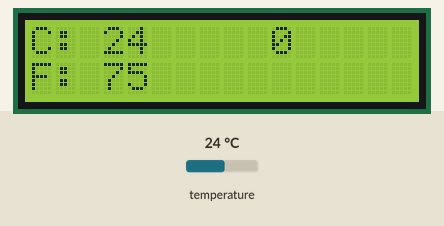
This sketch was run on a simulated Arduino Uno, built with avr-gcc and run on an emulated ATmega328P. Parts: 16×2 character LCD. The inputs (shaded band) are chosen by the test bench; at power-on: temperature 24 °C. What the sketch prints to the serial monitor is not drawn.

Above: at 1.2 s.
1.3 s: temperature set to 12 °C
At 2.3 s:
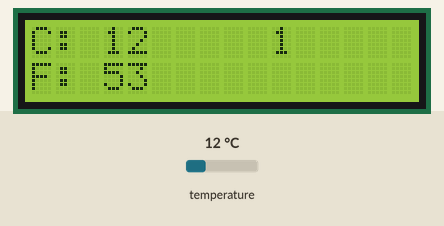
4.4 s: temperature set to 19 °C
At 5.4 s:
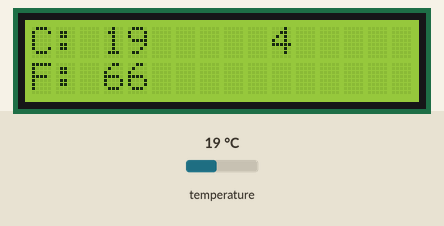
7.5 s: temperature set to 28 °C
At 8.5 s:
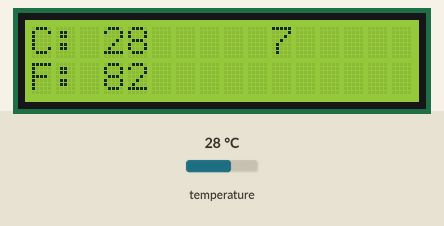
Timing chart, 0 to 10.5 s (numbered marks = the images above; inputs shaded):
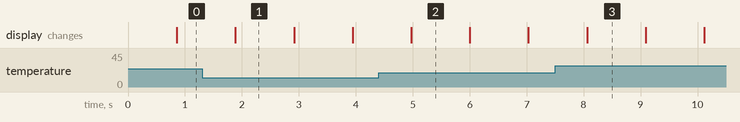

Measured:
- what the display in image 1 shows lasts 1.0 s, from 1.9 s to 2.9 s

The sketch:

tempProbe.ino
```cpp
#include <LiquidCrystal.h>
#include <OneWire.h>
#include <DallasTemperature.h>

#define ONE_WIRE_BUS 2

OneWire oneWire(ONE_WIRE_BUS);
DallasTemperature sensors(&oneWire);

int tim = 250;
LiquidCrystal lcd(4, 6,  10, 11, 12, 13);

void setup() {
  // put your setup code here, to run once:
  Serial.begin(9600);
  sensors.begin();

  lcd.begin(16, 2);
}

int cnt = 0;

void loop() {
  // put your main code here, to run repeatedly:
  sensors.requestTemperatures();
  int tempC = sensors.getTempCByIndex(0);
  int tempF = sensors.getTempFByIndex(0);

  Serial.print("Celsius temperature: ");
  Serial.print(tempC);
  Serial.print(" - Fahrenheit temperature: ");
  Serial.println(tempF);

  lcd.setCursor(0, 0);
  lcd.print("C: ");
  lcd.print(tempC);
  lcd.setCursor(0, 1);
  lcd.print("F: ");
  lcd.print(tempF);

  lcd.setCursor(10, 0);
  lcd.print(cnt);

  delay(tim);

  cnt++;
}
```
